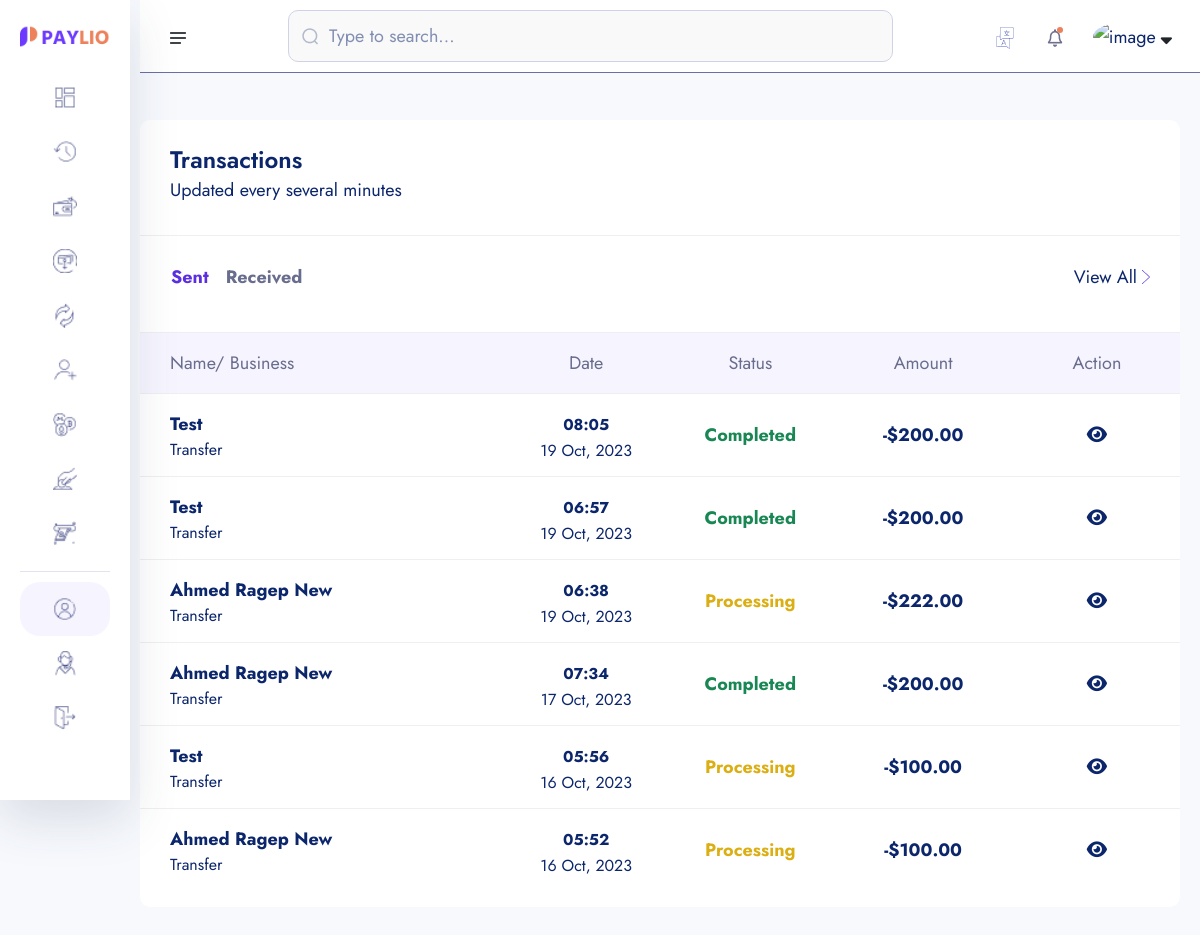
Before: /transactions (signed in) with the older database file.
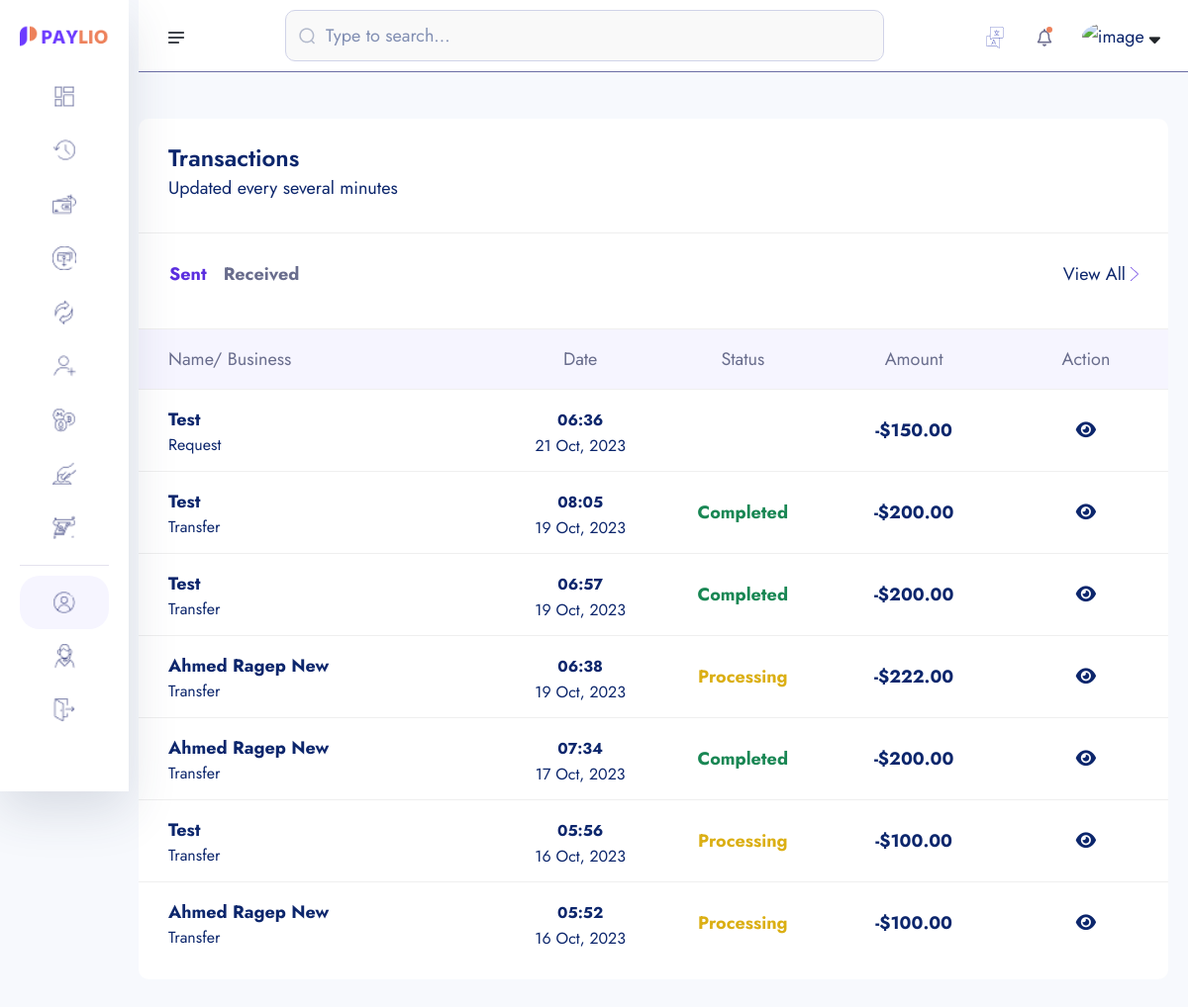
After: the same page with the newer database file.
### core/models.py (models this page shows, shortened)
class Transaction(models.Model):
  transaction_id = ShortUUIDField(unique=True, length=15, max_length=20,prefix='TRN')
  user = models.ForeignKey(User, on_delete=models.SET_NULL, null=True, related_name="user")
  amount = models.DecimalField(max_digits=12, decimal_places=2,default=0.00)
  description = models.CharField(max_length=1000, blank=True, null=True)
  reciever = models.ForeignKey(User, on_delete=models.SET_NULL, null=True, related_name="reciever")
  sender = models.ForeignKey(User, on_delete=models.SET_NULL, null=True, related_name="sender")
  reciever_account = models.ForeignKey(Account, on_delete=models.SET_NULL, null=True, related_name="reciever_account")
  sender_account = models.ForeignKey(Account, on_delete=models.SET_NULL, null=True, related_name="sender_account")
  status = models.CharField(choices=TRANSACTION_STATUS, max_length=100, default="pending")
  transaction_type = models.CharField(choices=TRANSACTION_STATUS, max_length=100, default="none")
  date = models.DateTimeField(auto_now_add=True)
  updated = models.DateTimeField(auto_now_add=False, blank=True, null=True)

### userauths/models.py (models this page shows, shortened)
class User(AbstractUser):
  username = models.CharField(max_length=100)
  email = models.EmailField(unique=True)
  is_staff = models.BooleanField(default=False)
  is_superuser = models.BooleanField(default=False)
  USERNAME_FIELD = 'email'
  REQUIRED_FIELDS = ['username']

### account/models.py (models this page shows, shortened)
class KYC(models.Model):
  id = models.UUIDField(primary_key=True, unique=True, default=uuid.uuid4, editable=False)
  user = models.OneToOneField(User, on_delete=models.CASCADE)
  account = models.OneToOneField(Account, on_delete=models.CASCADE,blank=True, null=True)
  full_name = models.CharField(max_length=1000)
  image = models.ImageField(upload_to='kyc',default='default.jpg')
  marrital_status = models.CharField(choices=MARITAL_STATUS,max_length=40)
  gender = models.CharField(choices=GENDER,max_length=40)
  identity_type = models.CharField(choices=IDENTITY_TYPE,max_length=140)
  identity_image = models.ImageField(upload_to='kys', null=True,blank=True)
  date_of_birth = models.DateTimeField(auto_now_add=False)
  signature = models.ImageField(upload_to='kyc')
  country = models.CharField(max_length=100)
  state = models.CharField(max_length=100)
  city = models.CharField(max_length=100)
  mobile = models.CharField(max_length=1000)
  fax = models.CharField(max_length=1000)
  date = models.DateTimeField(auto_now_add=True)

### core/transaction.py (the view)
# urls.py: path('transactions', transaction_lists, name='transactions'),
@login_required
def transaction_lists(request):
  sender_transaction = Transaction.objects.filter(sender=request.user).order_by("-id")
  reciever_transaction = Transaction.objects.filter(reciever=request.user).order_by("-id")
  context={
    'sender_transaction':sender_transaction,
    'reciever_transaction':reciever_transaction,
  }
  return render(request, 'transaction/transaction-list.html',context)

### templates/transaction/transaction-list.html (shortened to what the changed rows need)
{% extends 'dashboard-base.html' %}
{% load static %}
{% load humanize %}
{% block content %}
    <section class="dashboard-section body-collapse">
        <div class="overlay pt-120">
            <div class="container-fruid">
                <div class="row">
                    <div class="col-xl-12 col-lg-12">
                        <div class="section-content">
                            <div class="transactions-area">
                                <div class="tab-content mt-40">
                                    <div class="tab-pane fade show active" id="latest" role="tabpanel" aria-labelledby="latest-tab">
                                        <div class="table-responsive">
                                            <table class="table">
                                                <thead>
                                                    <tr>
                                                        <th scope="col">Name/ Business</th>
                                                        <th scope="col">Date</th>
                                                        <th scope="col">Status</th>
                                                        <th scope="col">Amount</th>
                                                        <th scope="col">Action</th>
                                                    </tr>
                                                </thead>
                                                <tbody>
                                                    {% for s in sender_transaction %}
                                                      <tr data-bs-toggle="modal" data-bs-target="#transactionsMod">
                                                          <th scope="row">
                                                              <p>{{s.reciever.kyc.full_name|title}}</p>
                                                              <p class="mdr">{{s.transaction_type|title}}</p>
                                                          </th>
                                                          <td>
                                                              <p><small>{{s.date|date:"h:i"}}</small></p>
                                                              <p class="mdr">{{s.date|date:"d M, Y"}}</p>
                                                          </td>
                                                          <td>
                                                            {% if s.status == 'completed' %}
                                                              <p class="text-success">{{s.status|title}}</p>
                                                            {% endif %}
                                                            {% if s.status == 'processing' %}
                                                              <p class="inprogress">{{s.status|title}}</p>
                                                            {% endif %}
                                                          </td>
                                                          <td>
                                                              <p>-${{s.amount|intcomma}}</p>
                                                          </td>
                                                          <td>
                                                            <a href="{% url 'transaction-detail' s.transaction_id %}" class=""><i class="fas fa-eye"></i></a>
                                                          </td>
                                                      </tr>
                                                    {% endfor %}
                                                </tbody>
                                            </table>
                                        </div>
                                    </div>
                                </div>
                            </div>
                        </div>
                    </div>
                </div>
            </div>
        </div>
    </section>
{% endblock %}

Changed rows visible on the page:
added Transaction: reciever.kyc.full_name "Test", transaction_type "Request", date "06:36", date "21 Oct, 2023", amount "150.00"
